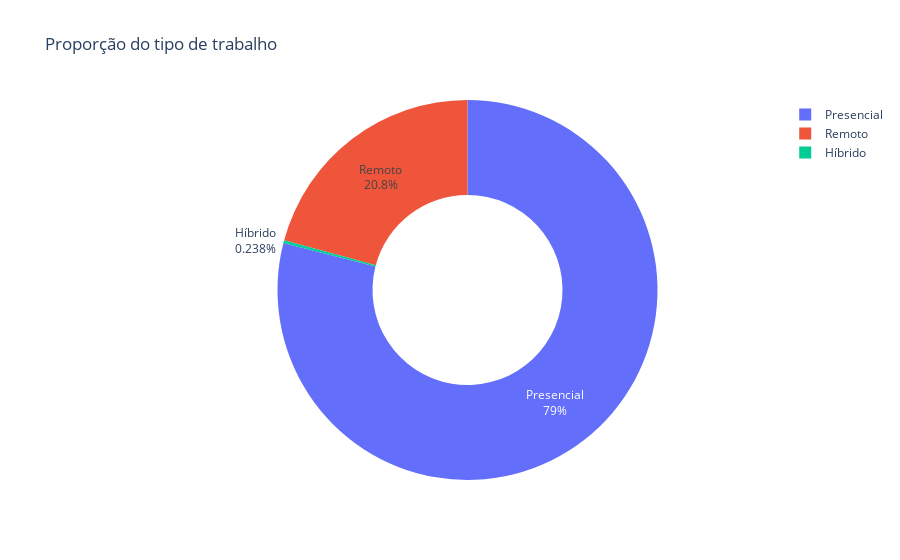

This figure's notebook cell:
### Code cell
remoto_contagem = df_limpo['remoto'].value_counts().reset_index()
remoto_contagem.columns = ['tipo_trabalho', 'quantidade']

fig = px.pie(remoto_contagem,
             names='tipo_trabalho',
             values='quantidade',
             title='Proporção do tipo de trabalho',
             hole=0.5)

fig.update_traces(textinfo='percent+label')
fig.show()

### Figure 1 — Plotly figure (JSON) as saved in the notebook; plotly's stock layout.template omitted (floating-point values rounded to 4 significant figures)
{"data": [{"domain": {"x": [0, 1], "y": [0, 1]}, "hole": 0.5, "hovertemplate": "tipo_trabalho=%{label}<br>quantidade=%{value}<extra></extra>", "labels": ["Presencial", "Remoto", "Híbrido"], "legendgroup": "", "name": "", "showlegend": true, "textinfo": "percent+label", "type": "pie", "values": [105305, 27716, 318]}], "layout": {"legend": {"tracegroupgap": 0}, "title": {"text": "Proporção do tipo de trabalho"}}}
